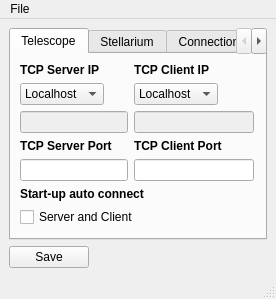
<?xml version="1.0" encoding="UTF-8"?>
<ui version="4.0">
 <class>TCPSettings</class>
 <widget class="QMainWindow" name="TCPSettings">
  <property name="windowModality">
   <enum>Qt::ApplicationModal</enum>
  </property>
  <property name="geometry">
   <rect>
    <x>0</x>
    <y>0</y>
    <width>276</width>
    <height>291</height>
   </rect>
  </property>
  <property name="maximumSize">
   <size>
    <width>288</width>
    <height>1200</height>
   </size>
  </property>
  <property name="windowTitle">
   <string>TCP Settings</string>
  </property>
  <widget class="QWidget" name="centralwidget">
   <layout class="QGridLayout" name="gridLayout">
    <item row="1" column="0">
     <widget class="QPushButton" name="telescopeSaveBtn">
      <property name="sizePolicy">
       <sizepolicy hsizetype="Maximum" vsizetype="Fixed">
        <horstretch>0</horstretch>
        <verstretch>0</verstretch>
       </sizepolicy>
      </property>
      <property name="cursor">
       <cursorShape>PointingHandCursor</cursorShape>
      </property>
      <property name="text">
       <string>Save</string>
      </property>
     </widget>
    </item>
    <item row="0" column="0">
     <widget class="QTabWidget" name="tabWidget">
      <property name="currentIndex">
       <number>0</number>
      </property>
      <widget class="QWidget" name="tab">
       <attribute name="title">
        <string>Telescope</string>
       </attribute>
       <layout class="QFormLayout" name="formLayout">
        <item row="0" column="0">
         <layout class="QVBoxLayout" name="verticalLayout">
          <item>
           <widget class="QLabel" name="label">
            <property name="text">
             <string>&lt;html&gt;&lt;head/&gt;&lt;body&gt;&lt;p&gt;&lt;span style=&quot; font-weight:600;&quot;&gt;TCP Server IP&lt;/span&gt;&lt;/p&gt;&lt;/body&gt;&lt;/html&gt;</string>
            </property>
           </widget>
          </item>
          <item>
           <widget class="QComboBox" name="telServBox">
            <property name="sizePolicy">
             <sizepolicy hsizetype="Maximum" vsizetype="Fixed">
              <horstretch>0</horstretch>
              <verstretch>0</verstretch>
             </sizepolicy>
            </property>
            <property name="cursor">
             <cursorShape>PointingHandCursor</cursorShape>
            </property>
            <item>
             <property name="text">
              <string>Localhost</string>
             </property>
            </item>
            <item>
             <property name="text">
              <string>Remote</string>
             </property>
            </item>
            <item>
             <property name="text">
              <string>Custom</string>
             </property>
            </item>
           </widget>
          </item>
          <item>
           <widget class="QLineEdit" name="telescopeIPAddrServ">
            <property name="enabled">
             <bool>false</bool>
            </property>
            <property name="maximumSize">
             <size>
              <width>120</width>
              <height>16777215</height>
             </size>
            </property>
           </widget>
          </item>
         </layout>
        </item>
        <item row="0" column="1">
         <layout class="QVBoxLayout" name="verticalLayout_2">
          <item>
           <widget class="QLabel" name="label_3">
            <property name="text">
             <string>&lt;html&gt;&lt;head/&gt;&lt;body&gt;&lt;p&gt;&lt;span style=&quot; font-weight:600;&quot;&gt;TCP Client IP&lt;/span&gt;&lt;/p&gt;&lt;/body&gt;&lt;/html&gt;</string>
            </property>
           </widget>
          </item>
          <item>
           <widget class="QComboBox" name="telClientBox">
            <property name="sizePolicy">
             <sizepolicy hsizetype="Maximum" vsizetype="Fixed">
              <horstretch>0</horstretch>
              <verstretch>0</verstretch>
             </sizepolicy>
            </property>
            <property name="cursor">
             <cursorShape>PointingHandCursor</cursorShape>
            </property>
            <item>
             <property name="text">
              <string>Localhost</string>
             </property>
            </item>
            <item>
             <property name="text">
              <string>Remote</string>
             </property>
            </item>
           </widget>
          </item>
          <item>
           <widget class="QLineEdit" name="telescopeIPAddrClient">
            <property name="enabled">
             <bool>false</bool>
            </property>
            <property name="maximumSize">
             <size>
              <width>120</width>
              <height>16777215</height>
             </size>
            </property>
           </widget>
          </item>
         </layout>
        </item>
        <item row="1" column="0">
         <layout class="QVBoxLayout" name="verticalLayout_3">
          <item>
           <widget class="QLabel" name="label_2">
            <property name="sizePolicy">
             <sizepolicy hsizetype="Maximum" vsizetype="Fixed">
              <horstretch>0</horstretch>
              <verstretch>0</verstretch>
             </sizepolicy>
            </property>
            <property name="text">
             <string>&lt;html&gt;&lt;head/&gt;&lt;body&gt;&lt;p&gt;&lt;span style=&quot; font-weight:600;&quot;&gt;TCP Server Port&lt;/span&gt;&lt;/p&gt;&lt;/body&gt;&lt;/html&gt;</string>
            </property>
           </widget>
          </item>
          <item>
           <widget class="QLineEdit" name="telescopeIPPortServ">
            <property name="maximumSize">
             <size>
              <width>120</width>
              <height>16777215</height>
             </size>
            </property>
           </widget>
          </item>
         </layout>
        </item>
        <item row="1" column="1">
         <layout class="QVBoxLayout" name="verticalLayout_4">
          <item>
           <widget class="QLabel" name="label_4">
            <property name="sizePolicy">
             <sizepolicy hsizetype="Maximum" vsizetype="Preferred">
              <horstretch>0</horstretch>
              <verstretch>0</verstretch>
             </sizepolicy>
            </property>
            <property name="text">
             <string>&lt;html&gt;&lt;head/&gt;&lt;body&gt;&lt;p&gt;&lt;span style=&quot; font-weight:600;&quot;&gt;TCP Client Port&lt;/span&gt;&lt;/p&gt;&lt;/body&gt;&lt;/html&gt;</string>
            </property>
           </widget>
          </item>
          <item>
           <widget class="QLineEdit" name="telescopeIPPortClient">
            <property name="sizePolicy">
             <sizepolicy hsizetype="Expanding" vsizetype="Fixed">
              <horstretch>0</horstretch>
              <verstretch>0</verstretch>
             </sizepolicy>
            </property>
            <property name="maximumSize">
             <size>
              <width>120</width>
              <height>16777215</height>
             </size>
            </property>
           </widget>
          </item>
         </layout>
        </item>
        <item row="2" column="0" colspan="2">
         <layout class="QVBoxLayout" name="verticalLayout_5">
          <item>
           <widget class="QLabel" name="label_7">
            <property name="sizePolicy">
             <sizepolicy hsizetype="Maximum" vsizetype="Preferred">
              <horstretch>0</horstretch>
              <verstretch>0</verstretch>
             </sizepolicy>
            </property>
            <property name="text">
             <string>&lt;html&gt;&lt;head/&gt;&lt;body&gt;&lt;p&gt;&lt;span style=&quot; font-weight:600;&quot;&gt;Start-up auto connect&lt;/span&gt;&lt;/p&gt;&lt;/body&gt;&lt;/html&gt;</string>
            </property>
           </widget>
          </item>
          <item>
           <widget class="QCheckBox" name="teleAutoConChoice">
            <property name="sizePolicy">
             <sizepolicy hsizetype="Maximum" vsizetype="Fixed">
              <horstretch>0</horstretch>
              <verstretch>0</verstretch>
             </sizepolicy>
            </property>
            <property name="cursor">
             <cursorShape>PointingHandCursor</cursorShape>
            </property>
            <property name="text">
             <string>Server and Client</string>
            </property>
           </widget>
          </item>
         </layout>
        </item>
       </layout>
      </widget>
      <widget class="QWidget" name="tab_2">
       <attribute name="title">
        <string>Stellarium</string>
       </attribute>
       <layout class="QFormLayout" name="formLayout_2">
        <item row="0" column="0">
         <layout class="QVBoxLayout" name="verticalLayout_6">
          <item>
           <widget class="QLabel" name="label_5">
            <property name="text">
             <string>&lt;html&gt;&lt;head/&gt;&lt;body&gt;&lt;p&gt;&lt;span style=&quot; font-weight:600;&quot;&gt;Server IP&lt;/span&gt;&lt;/p&gt;&lt;/body&gt;&lt;/html&gt;</string>
            </property>
           </widget>
          </item>
          <item>
           <widget class="QComboBox" name="stellIPServBox">
            <property name="sizePolicy">
             <sizepolicy hsizetype="Maximum" vsizetype="Fixed">
              <horstretch>0</horstretch>
              <verstretch>0</verstretch>
             </sizepolicy>
            </property>
            <property name="cursor">
             <cursorShape>PointingHandCursor</cursorShape>
            </property>
            <item>
             <property name="text">
              <string>Localhost</string>
             </property>
            </item>
            <item>
             <property name="text">
              <string>Remote</string>
             </property>
            </item>
           </widget>
          </item>
          <item>
           <widget class="QLineEdit" name="stellServInpIP">
            <property name="enabled">
             <bool>false</bool>
            </property>
            <property name="maximumSize">
             <size>
              <width>120</width>
              <height>16777215</height>
             </size>
            </property>
            <property name="readOnly">
             <bool>true</bool>
            </property>
           </widget>
          </item>
         </layout>
        </item>
        <item row="1" column="0">
         <layout class="QVBoxLayout" name="verticalLayout_8">
          <item>
           <widget class="QLabel" name="label_6">
            <property name="sizePolicy">
             <sizepolicy hsizetype="Maximum" vsizetype="Preferred">
              <horstretch>0</horstretch>
              <verstretch>0</verstretch>
             </sizepolicy>
            </property>
            <property name="text">
             <string>&lt;html&gt;&lt;head/&gt;&lt;body&gt;&lt;p&gt;&lt;span style=&quot; font-weight:600;&quot;&gt;Server Port&lt;/span&gt;&lt;/p&gt;&lt;/body&gt;&lt;/html&gt;</string>
            </property>
           </widget>
          </item>
          <item>
           <widget class="QLineEdit" name="stellPortServ">
            <property name="sizePolicy">
             <sizepolicy hsizetype="Maximum" vsizetype="Fixed">
              <horstretch>0</horstretch>
              <verstretch>0</verstretch>
             </sizepolicy>
            </property>
            <property name="maximumSize">
             <size>
              <width>120</width>
              <height>16777215</height>
             </size>
            </property>
           </widget>
          </item>
         </layout>
        </item>
        <item row="2" column="0">
         <layout class="QVBoxLayout" name="verticalLayout_7">
          <item>
           <widget class="QLabel" name="label_8">
            <property name="text">
             <string>&lt;html&gt;&lt;head/&gt;&lt;body&gt;&lt;p&gt;&lt;span style=&quot; font-weight:600;&quot;&gt;Start-up action&lt;/span&gt;&lt;/p&gt;&lt;/body&gt;&lt;/html&gt;</string>
            </property>
           </widget>
          </item>
          <item>
           <widget class="QCheckBox" name="stellServAutoStartBtn">
            <property name="cursor">
             <cursorShape>PointingHandCursor</cursorShape>
            </property>
            <property name="text">
             <string>Auto start</string>
            </property>
           </widget>
          </item>
         </layout>
        </item>
       </layout>
      </widget>
      <widget class="QWidget" name="tab_3">
       <attribute name="title">
        <string>Connection Test</string>
       </attribute>
       <layout class="QFormLayout" name="formLayout_3">
        <item row="0" column="0">
         <layout class="QHBoxLayout" name="horizontalLayout_4">
          <item>
           <widget class="QLabel" name="label_9">
            <property name="minimumSize">
             <size>
              <width>145</width>
              <height>0</height>
             </size>
            </property>
            <property name="text">
             <string>&lt;html&gt;&lt;head/&gt;&lt;body&gt;&lt;p&gt;&lt;span style=&quot; font-weight:600;&quot;&gt;Select what to test&lt;/span&gt;&lt;/p&gt;&lt;/body&gt;&lt;/html&gt;</string>
            </property>
           </widget>
          </item>
          <item>
           <widget class="QPushButton" name="conTestBtn">
            <property name="sizePolicy">
             <sizepolicy hsizetype="Maximum" vsizetype="Fixed">
              <horstretch>0</horstretch>
              <verstretch>0</verstretch>
             </sizepolicy>
            </property>
            <property name="cursor">
             <cursorShape>PointingHandCursor</cursorShape>
            </property>
            <property name="text">
             <string>Test</string>
            </property>
           </widget>
          </item>
         </layout>
        </item>
        <item row="1" column="0">
         <widget class="QCheckBox" name="serverConTestChkBox">
          <property name="enabled">
           <bool>false</bool>
          </property>
          <property name="cursor">
           <cursorShape>PointingHandCursor</cursorShape>
          </property>
          <property name="text">
           <string>Telescope Server</string>
          </property>
         </widget>
        </item>
        <item row="2" column="0">
         <layout class="QHBoxLayout" name="horizontalLayout">
          <item>
           <widget class="QLabel" name="servStatLbl">
            <property name="enabled">
             <bool>false</bool>
            </property>
            <property name="text">
             <string>&lt;html&gt;&lt;head/&gt;&lt;body&gt;&lt;p&gt;&lt;span style=&quot; font-weight:600;&quot;&gt;Status:&lt;/span&gt;&lt;/p&gt;&lt;/body&gt;&lt;/html&gt;</string>
            </property>
           </widget>
          </item>
          <item>
           <widget class="QLabel" name="serverStatus">
            <property name="enabled">
             <bool>false</bool>
            </property>
            <property name="text">
             <string>Not Available</string>
            </property>
           </widget>
          </item>
         </layout>
        </item>
        <item row="3" column="0">
         <widget class="QCheckBox" name="clientConTestChkBox">
          <property name="enabled">
           <bool>false</bool>
          </property>
          <property name="cursor">
           <cursorShape>PointingHandCursor</cursorShape>
          </property>
          <property name="text">
           <string>Telescope Client</string>
          </property>
         </widget>
        </item>
        <item row="4" column="0">
         <layout class="QHBoxLayout" name="horizontalLayout_2">
          <item>
           <widget class="QLabel" name="clientStatLbl">
            <property name="enabled">
             <bool>false</bool>
            </property>
            <property name="text">
             <string>&lt;html&gt;&lt;head/&gt;&lt;body&gt;&lt;p&gt;&lt;span style=&quot; font-weight:600;&quot;&gt;Status:&lt;/span&gt;&lt;/p&gt;&lt;/body&gt;&lt;/html&gt;</string>
            </property>
           </widget>
          </item>
          <item>
           <widget class="QLabel" name="clientStatus">
            <property name="enabled">
             <bool>false</bool>
            </property>
            <property name="text">
             <string>Not Available</string>
            </property>
           </widget>
          </item>
         </layout>
        </item>
        <item row="5" column="0">
         <widget class="QCheckBox" name="stellConTestChkBox">
          <property name="enabled">
           <bool>false</bool>
          </property>
          <property name="cursor">
           <cursorShape>PointingHandCursor</cursorShape>
          </property>
          <property name="text">
           <string>Stellarium Server</string>
          </property>
         </widget>
        </item>
        <item row="6" column="0">
         <layout class="QHBoxLayout" name="horizontalLayout_3">
          <item>
           <widget class="QLabel" name="stellStatLbl">
            <property name="enabled">
             <bool>false</bool>
            </property>
            <property name="text">
             <string>&lt;html&gt;&lt;head/&gt;&lt;body&gt;&lt;p&gt;&lt;span style=&quot; font-weight:600;&quot;&gt;Status:&lt;/span&gt;&lt;/p&gt;&lt;/body&gt;&lt;/html&gt;</string>
            </property>
           </widget>
          </item>
          <item>
           <widget class="QLabel" name="stellariumStatus">
            <property name="enabled">
             <bool>false</bool>
            </property>
            <property name="text">
             <string>Not available</string>
            </property>
           </widget>
          </item>
         </layout>
        </item>
       </layout>
      </widget>
     </widget>
    </item>
   </layout>
  </widget>
  <widget class="QStatusBar" name="statusbar"/>
  <widget class="QMenuBar" name="menubar">
   <property name="geometry">
    <rect>
     <x>0</x>
     <y>0</y>
     <width>276</width>
     <height>21</height>
    </rect>
   </property>
   <widget class="QMenu" name="menuFile">
    <property name="title">
     <string>File</string>
    </property>
    <addaction name="actionSave"/>
   </widget>
   <addaction name="menuFile"/>
  </widget>
  <action name="actionSave">
   <property name="text">
    <string>Save</string>
   </property>
   <property name="shortcut">
    <string>Ctrl+S</string>
   </property>
  </action>
 </widget>
 <resources/>
 <connections/>
</ui>
